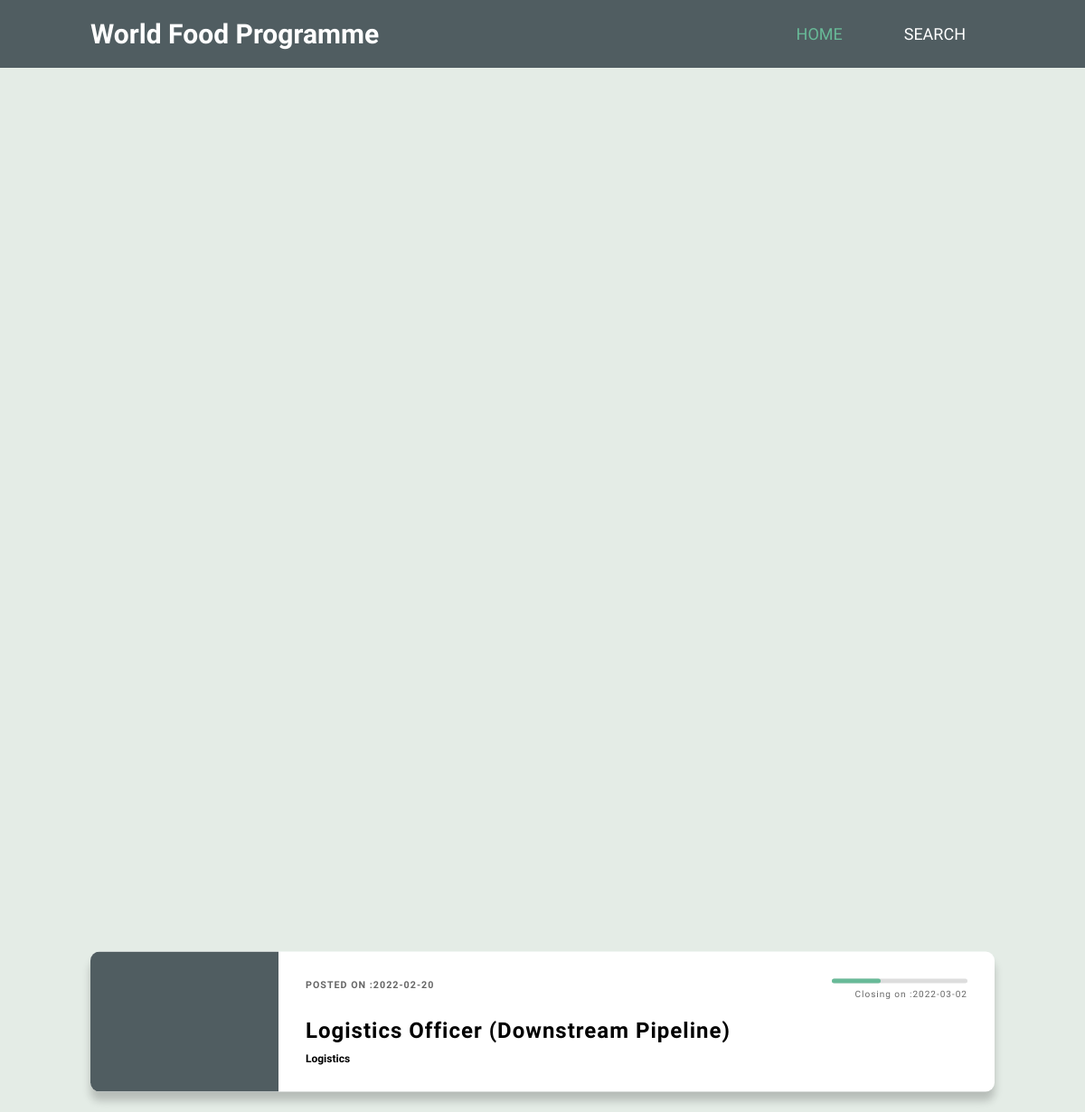
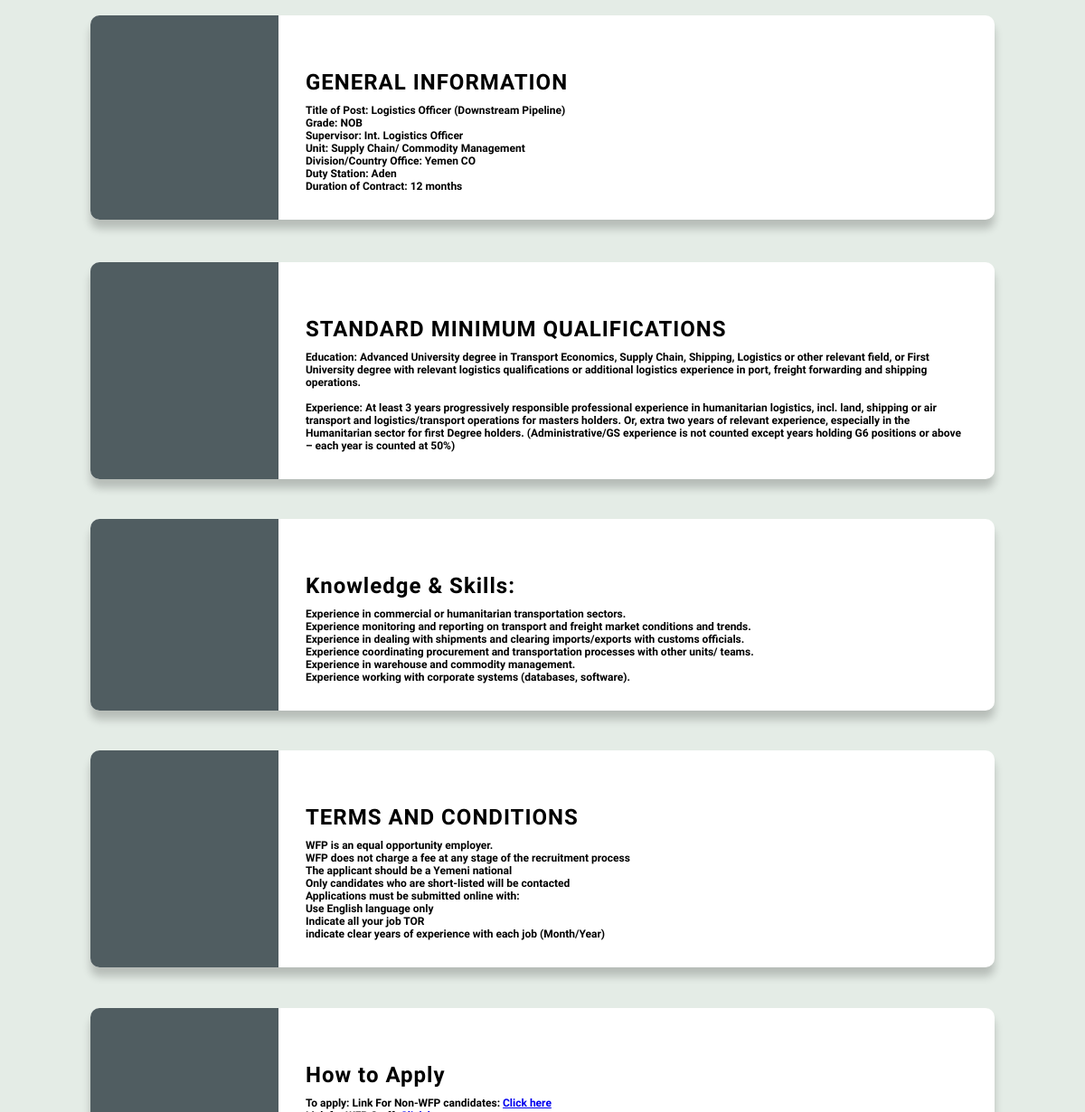
Screenshot of /wfp2.php with the database file from the repository (2 pictures, top to bottom).
### tables this page shows
CREATE TABLE `jobs` (
  `Id` int(20) NOT NULL,
  `Organization` varchar(30) NOT NULL,
  `Title` varchar(50) NOT NULL,
  `Category` varchar(30) NOT NULL,
  `Posted` date NOT NULL,
  `Deadline` date NOT NULL
);

### wfp2.php (the view, shortened to what this page needs)
<!DOCTYPE html>
<html>
  <head>
    <link rel="stylesheet" type="text/css" href="css/styles.css">
  </head>
  <body>
    <nav>
      <div class="logo">
        <p>World Food Programme</p>
      </div>
      <ul>
        <li><a href="index.php" class="active">Home</a></li>
        <li><a href="search2.php">Search</a></li>
      </ul>
    </nav>
    <div class="container">
      <div class="course" style="margin-top: -100px;">
        <div class="preview">
        </div>
        <div class="info">
          <div class="progress-wrapper">
            <div class="progress"></div>
            <span class="progress-text">
              <?php
                if($conn_link= mysqli_connect('localhost' , 'root')){
                mysqli_select_db($conn_link ,'job');
                if($result = mysqli_query($conn_link ,"SELECT Deadline FROM jobs WHERE Id =5")){
                 while($rows=mysqli_fetch_assoc($result)){
                echo 'Closing on :' .$rows['Deadline'];
                 }
                 }else{
                 echo mysqli_error($conn_link);
                }
                }
                ?>
            </span>
          </div>
          <h6>
            <?php
                if($conn_link= mysqli_connect('localhost' , 'root')){
                mysqli_select_db($conn_link ,'job');
                if($result = mysqli_query($conn_link ,"SELECT Posted FROM jobs WHERE Id =5")){
                 while($rows=mysqli_fetch_assoc($result)){
                echo 'Posted on :' .$rows['Posted'];
                 }
                 }else{
                 echo mysqli_error($conn_link);
                }
                }
                ?>
          </h6>
          <h2 style="margin-top: 30px;">
            <?php
                if($conn_link= mysqli_connect('localhost' , 'root')){
                mysqli_select_db($conn_link ,'job');
                if($result = mysqli_query($conn_link ,"SELECT Title FROM jobs WHERE Id =5")){
                 while($rows=mysqli_fetch_assoc($result)){
                echo '' .$rows['Title'];
                 }
                 }else{
                 echo mysqli_error($conn_link);
                }
                }
                ?>
          </h2>
          <p class="p-trunc">
            <?php
                if($conn_link= mysqli_connect('localhost' , 'root')){
                mysqli_select_db($conn_link ,'job');
                if($result = mysqli_query($conn_link ,"SELECT Category FROM jobs WHERE Id =5")){
                 while($rows=mysqli_fetch_assoc($result)){
                echo '' .$rows['Category'];
                 }
                 }else{
                 echo mysqli_error($conn_link);
                }
                }
                ?>
          </p>
        </div>
      </div>
      <div class="course" style="margin-top: 130px;">
        <div class="preview">
        </div>
        <div class="info">
          <h2 style="margin-top: 30px;">GENERAL INFORMATION</h2>
          <p class="p-trunc">Title of Post: Logistics Officer (Downstream Pipeline)<br>
Grade: NOB<br>
Supervisor: Int. Logistics Officer<br>
Unit: Supply Chain/ Commodity Management<br>
Division/Country Office: Yemen CO<br>
Duty Station: Aden<br>
Duration of Contract: 12 months</p>
        </div>
      </div>
      <div class="course" style="margin-top: 410px;">
        <div class="preview">
        </div>
        <div class="info">
          <h2 style="margin-top: 30px;">STANDARD MINIMUM QUALIFICATIONS</h2>
          <p class="p-trunc">Education: Advanced University degree in Transport Economics, Supply Chain, Shipping, Logistics or other relevant field, or First University degree with relevant logistics qualifications or additional logistics experience in port, freight forwarding and shipping operations.<br><br>
Experience: At least 3 years progressively responsible professional experience in humanitarian logistics, incl. land, shipping or air transport and logistics/transport operations for masters holders. Or, extra two years of relevant experience, especially in the Humanitarian sector for first Degree holders. (Administrative/GS experience is not counted except years holding G6 positions or above – each year is counted at 50%)</p>
        </div>
      </div>
      <div class="course" style="margin-top: 680px;">
        <div class="preview">
        </div>
        <div class="info">
          <h2 style="margin-top: 30px;">Knowledge & Skills:</h2>
          <p class="p-trunc">Experience in commercial or humanitarian transportation sectors.<br>
Experience monitoring and reporting on transport and freight market conditions and trends.<br>
Experience in dealing with shipments and clearing imports/exports with customs officials.<br>
Experience coordinating procurement and transportation processes with other units/ teams.<br>
Experience in warehouse and commodity management.<br>
Experience working with corporate systems (databases, software).</p>
        </div>
      </div>
      <div class="course" style="margin-top: 950px;">
        <div class="preview">
        </div>
        <div class="info">
          <h2 style="margin-top: 30px;">TERMS AND CONDITIONS</h2>
          <p class="p-trunc">WFP is an equal opportunity employer.<br>
WFP does not charge a fee at any stage of the recruitment process<br>
The applicant should be a Yemeni national<br>
Only candidates who are short-listed will be contacted<br>
Applications must be submitted online with:<br>
Use English language only<br>
Indicate all your job TOR<br>
indicate clear years of experience with each job (Month/Year)</p>
        </div>
      </div>
      <div class="course" style="margin-top: 1200px;">
        <div class="preview">
        </div>
        <div class="info">
          <h2 style="margin-top: 30px;">How to Apply</h2>
          <p class="p-trunc">To apply:
Link For Non-WFP candidates: <a href="https://career5.successfactors.eu/sfcareer/jobreqcareer?jobId=158886&company=C0000168410P">Click here</a> <br>
 <br>
Only short-listed candidates will be contacted.</p>
        </div>
      </div>
    </div>
  </body>
</html>

### wfp2.php (style rules this page uses)
* { margin: 0px; padding: 0px; box-sizing: border-box; }
body { background-color: #E4ECE6; font-family: 'Muli', sans-serif; }
nav { width: 100%; height: 75px; background-color: #505d61; line-height: 75px; padding: 0px 100px; position: fixed; z-index: 1; }
nav ul { float: right; }
nav ul li { display: inline-block; list-style: none; }
nav ul li a { color: #fff; text-decoration: none; font-size: 18px; text-transform: uppercase; padding: 0px 32px; }
nav ul li .active { color: #68BA98; }
.course { background: #fff; border-radius: 10px; box-shadow: 0 10px 10px rgba(0,0,0,.2); display: flex; max-width: 100%; overflow: hidden; width: 1000px; position: absolute; top: 50%; left: 50%; transform: translate(-50%,-50%); }
.course h6 { opacity: .6; letter-spacing: 1px; text-transform: uppercase; }
.course h2 { letter-spacing: 1px; margin: 10px 0; }
.preview { background: #505d61; color: #fff; padding: 30px; width: 250px; position: relative; }
.info { padding: 30px; position: relative; width: 100%; }
.progress-wrapper { position: absolute; top: 30px; right: 30px; text-align: right; width: 150px; }
.progress { background: #ddd; border-radius: 3px; height: 5px; width: 100%; }
.progress::after { content: ''; border-radius: 3px; background: #68BA98; position: absolute; top: 0; left: 0; height: 5px; width: 36%; }
.progress-text { font-size: 10px; opacity: .6; letter-spacing: 1px; }
.info p { font-size: 12px; font-weight: bold; }
nav .logo { font-size: 30px; font-weight: bold; letter-spacing: 1.5; }
nav .logo p { float: left; color: #fff; }

### rows the page displays
jobs: Deadline "2022-03-02", Posted "2022-02-20", Title "Logistics Officer (Downstream Pipeline)", Category "Logistics"
